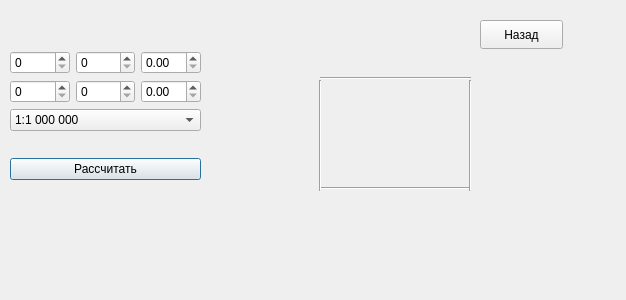
<?xml version="1.0" encoding="UTF-8"?>
<ui version="4.0">
 <class>mapnomenclature</class>
 <widget class="QDialog" name="mapnomenclature">
  <property name="geometry">
   <rect>
    <x>0</x>
    <y>0</y>
    <width>626</width>
    <height>300</height>
   </rect>
  </property>
  <property name="windowTitle">
   <string>Geomaks</string>
  </property>
  <widget class="QLabel" name="rightDownLat">
   <property name="geometry">
    <rect>
     <x>480</x>
     <y>170</y>
     <width>81</width>
     <height>20</height>
    </rect>
   </property>
   <property name="sizePolicy">
    <sizepolicy hsizetype="Preferred" vsizetype="Preferred">
     <horstretch>0</horstretch>
     <verstretch>0</verstretch>
    </sizepolicy>
   </property>
   <property name="text">
    <string/>
   </property>
  </widget>
  <widget class="QLabel" name="leftUpLong">
   <property name="geometry">
    <rect>
     <x>290</x>
     <y>50</y>
     <width>91</width>
     <height>20</height>
    </rect>
   </property>
   <property name="sizePolicy">
    <sizepolicy hsizetype="Preferred" vsizetype="Preferred">
     <horstretch>0</horstretch>
     <verstretch>0</verstretch>
    </sizepolicy>
   </property>
   <property name="text">
    <string/>
   </property>
  </widget>
  <widget class="QWidget" name="layoutWidget">
   <property name="geometry">
    <rect>
     <x>10</x>
     <y>30</y>
     <width>191</width>
     <height>171</height>
    </rect>
   </property>
   <layout class="QGridLayout" name="gridLayout_2">
    <item row="1" column="0">
     <widget class="QPushButton" name="CalculateButton">
      <property name="text">
       <string>Рассчитать</string>
      </property>
     </widget>
    </item>
    <item row="0" column="0">
     <layout class="QGridLayout" name="gridLayout">
      <item row="0" column="0">
       <layout class="QHBoxLayout" name="horizontalLayout">
        <item>
         <widget class="QSpinBox" name="Lat_deg">
          <property name="maximum">
           <number>89</number>
          </property>
         </widget>
        </item>
        <item>
         <widget class="QSpinBox" name="Lat_min">
          <property name="maximum">
           <number>59</number>
          </property>
         </widget>
        </item>
        <item>
         <widget class="QDoubleSpinBox" name="Lat_sec">
          <property name="maximum">
           <double>60.000000000000000</double>
          </property>
         </widget>
        </item>
       </layout>
      </item>
      <item row="1" column="0">
       <layout class="QHBoxLayout" name="horizontalLayout_2">
        <item>
         <widget class="QSpinBox" name="Long_deg">
          <property name="maximum">
           <number>179</number>
          </property>
         </widget>
        </item>
        <item>
         <widget class="QSpinBox" name="Long_min">
          <property name="maximum">
           <number>59</number>
          </property>
         </widget>
        </item>
        <item>
         <widget class="QDoubleSpinBox" name="Long_sec">
          <property name="maximum">
           <double>60.000000000000000</double>
          </property>
         </widget>
        </item>
       </layout>
      </item>
      <item row="2" column="0">
       <widget class="QComboBox" name="ScalesBox">
        <item>
         <property name="text">
          <string>1:1 000 000</string>
         </property>
        </item>
        <item>
         <property name="text">
          <string>1:500 000</string>
         </property>
        </item>
        <item>
         <property name="text">
          <string>1:200 000</string>
         </property>
        </item>
        <item>
         <property name="text">
          <string>1:100 000</string>
         </property>
        </item>
        <item>
         <property name="text">
          <string>1:50 000</string>
         </property>
        </item>
        <item>
         <property name="text">
          <string>1:25 000</string>
         </property>
        </item>
        <item>
         <property name="text">
          <string>1:10 000</string>
         </property>
        </item>
        <item>
         <property name="text">
          <string>1:5 000</string>
         </property>
        </item>
        <item>
         <property name="text">
          <string>1:2 000</string>
         </property>
        </item>
       </widget>
      </item>
     </layout>
    </item>
   </layout>
  </widget>
  <widget class="QLabel" name="leftDownLat">
   <property name="geometry">
    <rect>
     <x>250</x>
     <y>170</y>
     <width>81</width>
     <height>20</height>
    </rect>
   </property>
   <property name="sizePolicy">
    <sizepolicy hsizetype="Preferred" vsizetype="Preferred">
     <horstretch>0</horstretch>
     <verstretch>0</verstretch>
    </sizepolicy>
   </property>
   <property name="text">
    <string/>
   </property>
  </widget>
  <widget class="QLabel" name="rightUpLong">
   <property name="geometry">
    <rect>
     <x>420</x>
     <y>50</y>
     <width>91</width>
     <height>20</height>
    </rect>
   </property>
   <property name="sizePolicy">
    <sizepolicy hsizetype="Preferred" vsizetype="Preferred">
     <horstretch>0</horstretch>
     <verstretch>0</verstretch>
    </sizepolicy>
   </property>
   <property name="text">
    <string/>
   </property>
  </widget>
  <widget class="Line" name="downBorder">
   <property name="geometry">
    <rect>
     <x>320</x>
     <y>180</y>
     <width>151</width>
     <height>16</height>
    </rect>
   </property>
   <property name="orientation">
    <enum>Qt::Horizontal</enum>
   </property>
  </widget>
  <widget class="Line" name="leftBorder">
   <property name="geometry">
    <rect>
     <x>310</x>
     <y>80</y>
     <width>21</width>
     <height>111</height>
    </rect>
   </property>
   <property name="orientation">
    <enum>Qt::Vertical</enum>
   </property>
  </widget>
  <widget class="QLabel" name="leftDownLong">
   <property name="geometry">
    <rect>
     <x>300</x>
     <y>190</y>
     <width>81</width>
     <height>20</height>
    </rect>
   </property>
   <property name="sizePolicy">
    <sizepolicy hsizetype="Preferred" vsizetype="Preferred">
     <horstretch>0</horstretch>
     <verstretch>0</verstretch>
    </sizepolicy>
   </property>
   <property name="text">
    <string/>
   </property>
  </widget>
  <widget class="QPushButton" name="BackToStartMenu">
   <property name="geometry">
    <rect>
     <x>480</x>
     <y>20</y>
     <width>83</width>
     <height>29</height>
    </rect>
   </property>
   <property name="text">
    <string>Назад</string>
   </property>
  </widget>
  <widget class="QLabel" name="leftUpLat">
   <property name="geometry">
    <rect>
     <x>250</x>
     <y>70</y>
     <width>91</width>
     <height>20</height>
    </rect>
   </property>
   <property name="sizePolicy">
    <sizepolicy hsizetype="Preferred" vsizetype="Preferred">
     <horstretch>0</horstretch>
     <verstretch>0</verstretch>
    </sizepolicy>
   </property>
   <property name="text">
    <string/>
   </property>
  </widget>
  <widget class="Line" name="upBorder">
   <property name="geometry">
    <rect>
     <x>320</x>
     <y>70</y>
     <width>151</width>
     <height>16</height>
    </rect>
   </property>
   <property name="orientation">
    <enum>Qt::Horizontal</enum>
   </property>
  </widget>
  <widget class="QLabel" name="answer">
   <property name="geometry">
    <rect>
     <x>330</x>
     <y>120</y>
     <width>141</width>
     <height>20</height>
    </rect>
   </property>
   <property name="text">
    <string/>
   </property>
  </widget>
  <widget class="QLabel" name="rightDownLong">
   <property name="geometry">
    <rect>
     <x>440</x>
     <y>190</y>
     <width>81</width>
     <height>20</height>
    </rect>
   </property>
   <property name="sizePolicy">
    <sizepolicy hsizetype="Preferred" vsizetype="Preferred">
     <horstretch>0</horstretch>
     <verstretch>0</verstretch>
    </sizepolicy>
   </property>
   <property name="text">
    <string/>
   </property>
  </widget>
  <widget class="QLabel" name="rightUpLat">
   <property name="geometry">
    <rect>
     <x>480</x>
     <y>70</y>
     <width>91</width>
     <height>20</height>
    </rect>
   </property>
   <property name="sizePolicy">
    <sizepolicy hsizetype="Preferred" vsizetype="Preferred">
     <horstretch>0</horstretch>
     <verstretch>0</verstretch>
    </sizepolicy>
   </property>
   <property name="text">
    <string/>
   </property>
  </widget>
  <widget class="Line" name="rightBorder">
   <property name="geometry">
    <rect>
     <x>460</x>
     <y>80</y>
     <width>21</width>
     <height>111</height>
    </rect>
   </property>
   <property name="orientation">
    <enum>Qt::Vertical</enum>
   </property>
  </widget>
 </widget>
 <resources/>
 <connections/>
</ui>
